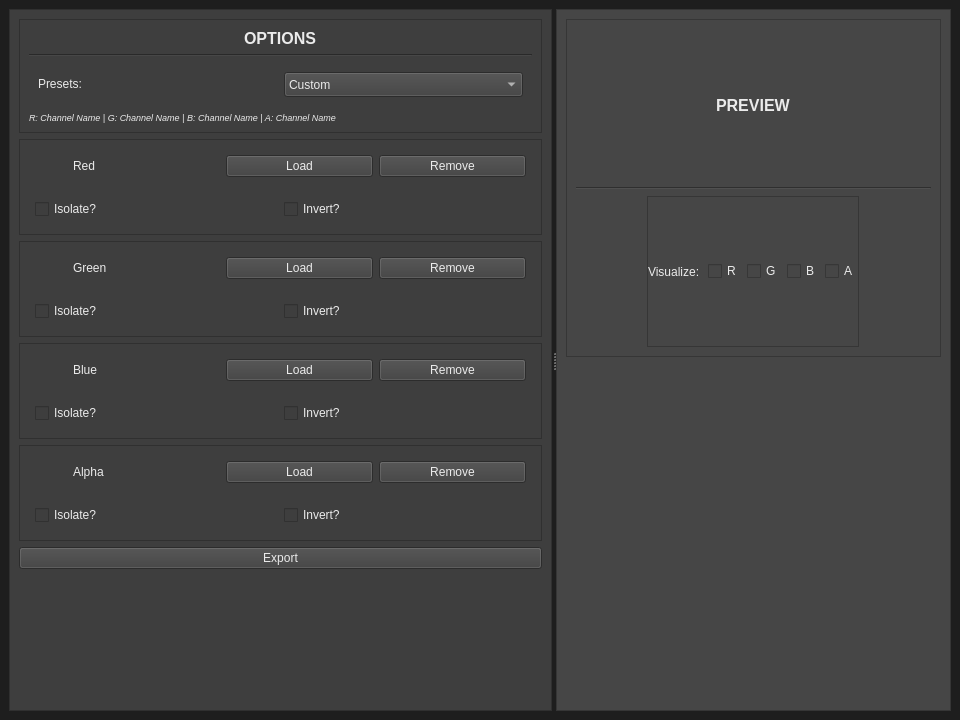
<?xml version="1.0" encoding="UTF-8"?>
<ui version="4.0">
 <class>MainWindow</class>
 <widget class="QMainWindow" name="MainWindow">
  <property name="windowModality">
   <enum>Qt::WindowModality::NonModal</enum>
  </property>
  <property name="enabled">
   <bool>true</bool>
  </property>
  <property name="geometry">
   <rect>
    <x>0</x>
    <y>0</y>
    <width>960</width>
    <height>720</height>
   </rect>
  </property>
  <property name="sizePolicy">
   <sizepolicy hsizetype="Expanding" vsizetype="Expanding">
    <horstretch>0</horstretch>
    <verstretch>0</verstretch>
   </sizepolicy>
  </property>
  <property name="minimumSize">
   <size>
    <width>960</width>
    <height>720</height>
   </size>
  </property>
  <property name="maximumSize">
   <size>
    <width>960</width>
    <height>720</height>
   </size>
  </property>
  <property name="windowTitle">
   <string>PaniCPacker</string>
  </property>
  <property name="autoFillBackground">
   <bool>false</bool>
  </property>
  <property name="styleSheet">
   <string notr="true">background:rgb(30, 30, 30)</string>
  </property>
  <property name="iconSize">
   <size>
    <width>15</width>
    <height>15</height>
   </size>
  </property>
  <property name="animated">
   <bool>true</bool>
  </property>
  <widget class="QWidget" name="centralwidget">
   <property name="sizePolicy">
    <sizepolicy hsizetype="Fixed" vsizetype="Fixed">
     <horstretch>0</horstretch>
     <verstretch>0</verstretch>
    </sizepolicy>
   </property>
   <property name="maximumSize">
    <size>
     <width>960</width>
     <height>720</height>
    </size>
   </property>
   <property name="styleSheet">
    <string notr="true">background-color: rgb(30,30,30)</string>
   </property>
   <layout class="QHBoxLayout" name="horizontalLayout">
    <item>
     <widget class="QSplitter" name="splitter">
      <property name="orientation">
       <enum>Qt::Orientation::Horizontal</enum>
      </property>
      <widget class="QFrame" name="f_OptionsPanel">
       <property name="sizePolicy">
        <sizepolicy hsizetype="Preferred" vsizetype="Preferred">
         <horstretch>0</horstretch>
         <verstretch>0</verstretch>
        </sizepolicy>
       </property>
       <property name="maximumSize">
        <size>
         <width>16777215</width>
         <height>16777215</height>
        </size>
       </property>
       <property name="styleSheet">
        <string notr="true">background-color:rgb(62, 62, 62);
color: rgb(235, 235, 235);</string>
       </property>
       <property name="frameShape">
        <enum>QFrame::Shape::StyledPanel</enum>
       </property>
       <property name="frameShadow">
        <enum>QFrame::Shadow::Raised</enum>
       </property>
       <layout class="QVBoxLayout" name="verticalLayout">
        <item>
         <widget class="QFrame" name="f_Header">
          <property name="sizePolicy">
           <sizepolicy hsizetype="Preferred" vsizetype="Maximum">
            <horstretch>0</horstretch>
            <verstretch>0</verstretch>
           </sizepolicy>
          </property>
          <property name="frameShape">
           <enum>QFrame::Shape::StyledPanel</enum>
          </property>
          <property name="frameShadow">
           <enum>QFrame::Shadow::Raised</enum>
          </property>
          <layout class="QVBoxLayout" name="verticalLayout_4">
           <item alignment="Qt::AlignmentFlag::AlignHCenter|Qt::AlignmentFlag::AlignVCenter">
            <widget class="QLabel" name="lbl_TitleOptions">
             <property name="font">
              <font>
               <pointsize>12</pointsize>
               <bold>true</bold>
              </font>
             </property>
             <property name="text">
              <string>OPTIONS</string>
             </property>
            </widget>
           </item>
           <item>
            <widget class="Line" name="line_Title">
             <property name="orientation">
              <enum>Qt::Orientation::Horizontal</enum>
             </property>
            </widget>
           </item>
           <item>
            <widget class="QWidget" name="_3_w_PresetSelector" native="true">
             <property name="sizePolicy">
              <sizepolicy hsizetype="Expanding" vsizetype="Maximum">
               <horstretch>0</horstretch>
               <verstretch>0</verstretch>
              </sizepolicy>
             </property>
             <layout class="QHBoxLayout" name="horizontalLayout_2">
              <item>
               <widget class="QLabel" name="lbl_Presets">
                <property name="sizePolicy">
                 <sizepolicy hsizetype="Preferred" vsizetype="Maximum">
                  <horstretch>0</horstretch>
                  <verstretch>0</verstretch>
                 </sizepolicy>
                </property>
                <property name="text">
                 <string>Presets:</string>
                </property>
               </widget>
              </item>
              <item>
               <widget class="QComboBox" name="cb_Presets">
                <property name="sizePolicy">
                 <sizepolicy hsizetype="Preferred" vsizetype="Maximum">
                  <horstretch>0</horstretch>
                  <verstretch>0</verstretch>
                 </sizepolicy>
                </property>
                <property name="minimumSize">
                 <size>
                  <width>0</width>
                  <height>25</height>
                 </size>
                </property>
                <item>
                 <property name="text">
                  <string>Custom</string>
                 </property>
                </item>
                <item>
                 <property name="text">
                  <string>ORM</string>
                 </property>
                </item>
                <item>
                 <property name="text">
                  <string>MRO</string>
                 </property>
                </item>
                <item>
                 <property name="text">
                  <string>Unity</string>
                 </property>
                </item>
               </widget>
              </item>
             </layout>
            </widget>
           </item>
           <item>
            <widget class="QLabel" name="lbl_PresetDescription">
             <property name="font">
              <font>
               <pointsize>7</pointsize>
               <italic>true</italic>
              </font>
             </property>
             <property name="text">
              <string>R: Channel Name | G: Channel Name | B: Channel Name | A: Channel Name</string>
             </property>
            </widget>
           </item>
          </layout>
         </widget>
        </item>
        <item>
         <widget class="QFrame" name="f_RedChannel">
          <property name="sizePolicy">
           <sizepolicy hsizetype="Preferred" vsizetype="Maximum">
            <horstretch>0</horstretch>
            <verstretch>0</verstretch>
           </sizepolicy>
          </property>
          <property name="frameShape">
           <enum>QFrame::Shape::StyledPanel</enum>
          </property>
          <property name="frameShadow">
           <enum>QFrame::Shadow::Raised</enum>
          </property>
          <layout class="QVBoxLayout" name="verticalLayout_6">
           <property name="spacing">
            <number>4</number>
           </property>
           <property name="leftMargin">
            <number>6</number>
           </property>
           <property name="topMargin">
            <number>6</number>
           </property>
           <property name="rightMargin">
            <number>6</number>
           </property>
           <property name="bottomMargin">
            <number>6</number>
           </property>
           <item>
            <widget class="QWidget" name="w_RedMainRow" native="true">
             <property name="sizePolicy">
              <sizepolicy hsizetype="Preferred" vsizetype="Maximum">
               <horstretch>0</horstretch>
               <verstretch>0</verstretch>
              </sizepolicy>
             </property>
             <layout class="QHBoxLayout" name="horizontalLayout_9">
              <item>
               <widget class="QLabel" name="lbl_RedPreview_4">
                <property name="sizePolicy">
                 <sizepolicy hsizetype="Fixed" vsizetype="Fixed">
                  <horstretch>0</horstretch>
                  <verstretch>0</verstretch>
                 </sizepolicy>
                </property>
                <property name="maximumSize">
                 <size>
                  <width>32</width>
                  <height>32</height>
                 </size>
                </property>
                <property name="text">
                 <string/>
                </property>
                <property name="pixmap">
                 <pixmap resource="resources.qrc">:/icons/red.png</pixmap>
                </property>
               </widget>
              </item>
              <item>
               <widget class="QLabel" name="lbl_RedTitle_4">
                <property name="text">
                 <string>Red</string>
                </property>
               </widget>
              </item>
              <item>
               <widget class="QPushButton" name="btn_Remove_4">
                <property name="text">
                 <string>Load</string>
                </property>
               </widget>
              </item>
              <item>
               <widget class="QPushButton" name="btn_Load_4">
                <property name="text">
                 <string>Remove</string>
                </property>
               </widget>
              </item>
             </layout>
            </widget>
           </item>
           <item>
            <widget class="QWidget" name="w_RedOptionsRow" native="true">
             <property name="sizePolicy">
              <sizepolicy hsizetype="Preferred" vsizetype="Maximum">
               <horstretch>0</horstretch>
               <verstretch>0</verstretch>
              </sizepolicy>
             </property>
             <layout class="QHBoxLayout" name="horizontalLayout_10">
              <item>
               <widget class="QCheckBox" name="tggle_Isolate_4">
                <property name="text">
                 <string>Isolate?</string>
                </property>
               </widget>
              </item>
              <item>
               <widget class="QCheckBox" name="tggle_Invert_4">
                <property name="text">
                 <string>Invert?</string>
                </property>
               </widget>
              </item>
             </layout>
            </widget>
           </item>
          </layout>
         </widget>
        </item>
        <item>
         <widget class="QFrame" name="f_GreenChannel">
          <property name="sizePolicy">
           <sizepolicy hsizetype="Preferred" vsizetype="Maximum">
            <horstretch>0</horstretch>
            <verstretch>0</verstretch>
           </sizepolicy>
          </property>
          <property name="frameShape">
           <enum>QFrame::Shape::StyledPanel</enum>
          </property>
          <property name="frameShadow">
           <enum>QFrame::Shadow::Raised</enum>
          </property>
          <layout class="QVBoxLayout" name="verticalLayout_2">
           <property name="spacing">
            <number>4</number>
           </property>
           <property name="leftMargin">
            <number>6</number>
           </property>
           <property name="topMargin">
            <number>6</number>
           </property>
           <property name="rightMargin">
            <number>6</number>
           </property>
           <property name="bottomMargin">
            <number>6</number>
           </property>
           <item>
            <widget class="QWidget" name="w_GreenMainRow" native="true">
             <property name="sizePolicy">
              <sizepolicy hsizetype="Preferred" vsizetype="Maximum">
               <horstretch>0</horstretch>
               <verstretch>0</verstretch>
              </sizepolicy>
             </property>
             <layout class="QHBoxLayout" name="horizontalLayout_3">
              <item>
               <widget class="QLabel" name="lbl_RedPreview">
                <property name="maximumSize">
                 <size>
                  <width>32</width>
                  <height>32</height>
                 </size>
                </property>
                <property name="text">
                 <string/>
                </property>
                <property name="pixmap">
                 <pixmap resource="resources.qrc">:/icons/green.png</pixmap>
                </property>
               </widget>
              </item>
              <item>
               <widget class="QLabel" name="lbl_RedTitle">
                <property name="styleSheet">
                 <string notr="true">fontcolor:rgb(241, 241, 241)</string>
                </property>
                <property name="text">
                 <string>Green</string>
                </property>
               </widget>
              </item>
              <item>
               <widget class="QPushButton" name="btn_Remove">
                <property name="text">
                 <string>Load</string>
                </property>
               </widget>
              </item>
              <item>
               <widget class="QPushButton" name="btn_Load">
                <property name="text">
                 <string>Remove</string>
                </property>
               </widget>
              </item>
             </layout>
            </widget>
           </item>
           <item>
            <widget class="QWidget" name="w_GreenOptionsRow" native="true">
             <property name="sizePolicy">
              <sizepolicy hsizetype="Preferred" vsizetype="Maximum">
               <horstretch>0</horstretch>
               <verstretch>0</verstretch>
              </sizepolicy>
             </property>
             <layout class="QHBoxLayout" name="horizontalLayout_4">
              <item>
               <widget class="QCheckBox" name="tggle_Isolate">
                <property name="text">
                 <string>Isolate?</string>
                </property>
               </widget>
              </item>
              <item>
               <widget class="QCheckBox" name="tggle_Invert">
                <property name="text">
                 <string>Invert?</string>
                </property>
               </widget>
              </item>
             </layout>
            </widget>
           </item>
          </layout>
         </widget>
        </item>
        <item>
         <widget class="QFrame" name="f_BlueChannel">
          <property name="sizePolicy">
           <sizepolicy hsizetype="Preferred" vsizetype="Maximum">
            <horstretch>0</horstretch>
            <verstretch>0</verstretch>
           </sizepolicy>
          </property>
          <property name="frameShape">
           <enum>QFrame::Shape::StyledPanel</enum>
          </property>
          <property name="frameShadow">
           <enum>QFrame::Shadow::Raised</enum>
          </property>
          <layout class="QVBoxLayout" name="verticalLayout_3">
           <property name="spacing">
            <number>4</number>
           </property>
           <property name="leftMargin">
            <number>6</number>
           </property>
           <property name="topMargin">
            <number>6</number>
           </property>
           <property name="rightMargin">
            <number>6</number>
           </property>
           <property name="bottomMargin">
            <number>6</number>
           </property>
           <item>
            <widget class="QWidget" name="w_BlueMainRow" native="true">
             <property name="sizePolicy">
              <sizepolicy hsizetype="Preferred" vsizetype="Maximum">
               <horstretch>0</horstretch>
               <verstretch>0</verstretch>
              </sizepolicy>
             </property>
             <layout class="QHBoxLayout" name="horizontalLayout_5">
              <item>
               <widget class="QLabel" name="lbl_RedPreview_2">
                <property name="maximumSize">
                 <size>
                  <width>32</width>
                  <height>32</height>
                 </size>
                </property>
                <property name="text">
                 <string/>
                </property>
                <property name="pixmap">
                 <pixmap resource="resources.qrc">:/icons/blue.png</pixmap>
                </property>
               </widget>
              </item>
              <item>
               <widget class="QLabel" name="lbl_RedTitle_2">
                <property name="text">
                 <string>Blue</string>
                </property>
               </widget>
              </item>
              <item>
               <widget class="QPushButton" name="btn_Remove_2">
                <property name="text">
                 <string>Load</string>
                </property>
               </widget>
              </item>
              <item>
               <widget class="QPushButton" name="btn_Load_2">
                <property name="text">
                 <string>Remove</string>
                </property>
               </widget>
              </item>
             </layout>
            </widget>
           </item>
           <item>
            <widget class="QWidget" name="w_BlueOptionsRow" native="true">
             <property name="sizePolicy">
              <sizepolicy hsizetype="Preferred" vsizetype="Maximum">
               <horstretch>0</horstretch>
               <verstretch>0</verstretch>
              </sizepolicy>
             </property>
             <layout class="QHBoxLayout" name="horizontalLayout_6">
              <item>
               <widget class="QCheckBox" name="tggle_Isolate_2">
                <property name="text">
                 <string>Isolate?</string>
                </property>
               </widget>
              </item>
              <item>
               <widget class="QCheckBox" name="tggle_Invert_2">
                <property name="text">
                 <string>Invert?</string>
                </property>
               </widget>
              </item>
             </layout>
            </widget>
           </item>
          </layout>
         </widget>
        </item>
        <item>
         <widget class="QFrame" name="f_AlphaChannel">
          <property name="sizePolicy">
           <sizepolicy hsizetype="Preferred" vsizetype="Maximum">
            <horstretch>0</horstretch>
            <verstretch>0</verstretch>
           </sizepolicy>
          </property>
          <property name="frameShape">
           <enum>QFrame::Shape::StyledPanel</enum>
          </property>
          <property name="frameShadow">
           <enum>QFrame::Shadow::Raised</enum>
          </property>
          <layout class="QVBoxLayout" name="verticalLayout_5">
           <property name="spacing">
            <number>4</number>
           </property>
           <property name="leftMargin">
            <number>6</number>
           </property>
           <property name="topMargin">
            <number>6</number>
           </property>
           <property name="rightMargin">
            <number>6</number>
           </property>
           <property name="bottomMargin">
            <number>6</number>
           </property>
           <item>
            <widget class="QWidget" name="w_AlphaMainRow" native="true">
             <property name="sizePolicy">
              <sizepolicy hsizetype="Preferred" vsizetype="Maximum">
               <horstretch>0</horstretch>
               <verstretch>0</verstretch>
              </sizepolicy>
             </property>
             <layout class="QHBoxLayout" name="horizontalLayout_7">
              <item>
               <widget class="QLabel" name="lbl_AlphaPreview">
                <property name="maximumSize">
                 <size>
                  <width>32</width>
                  <height>32</height>
                 </size>
                </property>
                <property name="text">
                 <string/>
                </property>
                <property name="pixmap">
                 <pixmap resource="resources.qrc">:/icons/alpha.png</pixmap>
                </property>
                <property name="scaledContents">
                 <bool>true</bool>
                </property>
               </widget>
              </item>
              <item>
               <widget class="QLabel" name="lbl_AlphaTitle">
                <property name="text">
                 <string>Alpha</string>
                </property>
               </widget>
              </item>
              <item>
               <widget class="QPushButton" name="btn_Remove_3">
                <property name="text">
                 <string>Load</string>
                </property>
               </widget>
              </item>
              <item>
               <widget class="QPushButton" name="btn_Load_3">
                <property name="text">
                 <string>Remove</string>
                </property>
               </widget>
              </item>
             </layout>
            </widget>
           </item>
           <item>
            <widget class="QWidget" name="w_AlphaOptionsRow" native="true">
             <property name="sizePolicy">
              <sizepolicy hsizetype="Preferred" vsizetype="Maximum">
               <horstretch>0</horstretch>
               <verstretch>0</verstretch>
              </sizepolicy>
             </property>
             <layout class="QHBoxLayout" name="horizontalLayout_8">
              <item>
               <widget class="QCheckBox" name="tggle_Isolate_3">
                <property name="text">
                 <string>Isolate?</string>
                </property>
               </widget>
              </item>
              <item>
               <widget class="QCheckBox" name="tggle_Invert_3">
                <property name="text">
                 <string>Invert?</string>
                </property>
               </widget>
              </item>
             </layout>
            </widget>
           </item>
          </layout>
         </widget>
        </item>
        <item>
         <widget class="QPushButton" name="btn_Export">
          <property name="text">
           <string>Export</string>
          </property>
          <property name="checkable">
           <bool>false</bool>
          </property>
          <property name="flat">
           <bool>false</bool>
          </property>
         </widget>
        </item>
        <item>
         <widget class="QLabel" name="img_tool">
          <property name="sizePolicy">
           <sizepolicy hsizetype="Preferred" vsizetype="Preferred">
            <horstretch>0</horstretch>
            <verstretch>0</verstretch>
           </sizepolicy>
          </property>
          <property name="text">
           <string/>
          </property>
          <property name="pixmap">
           <pixmap resource="resources.qrc">:/resources/banner_app.png</pixmap>
          </property>
          <property name="scaledContents">
           <bool>true</bool>
          </property>
         </widget>
        </item>
       </layout>
      </widget>
      <widget class="QFrame" name="f_PreviewPanel">
       <property name="styleSheet">
        <string notr="true">background-color:rgb(70,70,70);
color: rgb(235, 235, 235)</string>
       </property>
       <property name="frameShape">
        <enum>QFrame::Shape::StyledPanel</enum>
       </property>
       <property name="frameShadow">
        <enum>QFrame::Shadow::Raised</enum>
       </property>
       <layout class="QVBoxLayout" name="verticalLayout_8">
        <item>
         <widget class="QFrame" name="f_header">
          <property name="frameShape">
           <enum>QFrame::Shape::StyledPanel</enum>
          </property>
          <property name="frameShadow">
           <enum>QFrame::Shadow::Raised</enum>
          </property>
          <layout class="QVBoxLayout" name="verticalLayout_7">
           <item alignment="Qt::AlignmentFlag::AlignHCenter">
            <widget class="QLabel" name="lbl_TitlePreview">
             <property name="font">
              <font>
               <pointsize>12</pointsize>
               <bold>true</bold>
              </font>
             </property>
             <property name="text">
              <string>PREVIEW</string>
             </property>
            </widget>
           </item>
           <item>
            <widget class="Line" name="line">
             <property name="orientation">
              <enum>Qt::Orientation::Horizontal</enum>
             </property>
            </widget>
           </item>
           <item alignment="Qt::AlignmentFlag::AlignHCenter">
            <widget class="QFrame" name="f_VisualizeOptions">
             <property name="sizePolicy">
              <sizepolicy hsizetype="Fixed" vsizetype="Minimum">
               <horstretch>0</horstretch>
               <verstretch>0</verstretch>
              </sizepolicy>
             </property>
             <property name="frameShape">
              <enum>QFrame::Shape::StyledPanel</enum>
             </property>
             <property name="frameShadow">
              <enum>QFrame::Shadow::Raised</enum>
             </property>
             <layout class="QHBoxLayout" name="horizontalLayout_11">
              <property name="spacing">
               <number>5</number>
              </property>
              <property name="leftMargin">
               <number>0</number>
              </property>
              <property name="topMargin">
               <number>0</number>
              </property>
              <property name="rightMargin">
               <number>0</number>
              </property>
              <property name="bottomMargin">
               <number>0</number>
              </property>
              <item>
               <widget class="QLabel" name="lbl_visualize">
                <property name="sizePolicy">
                 <sizepolicy hsizetype="Maximum" vsizetype="Preferred">
                  <horstretch>0</horstretch>
                  <verstretch>0</verstretch>
                 </sizepolicy>
                </property>
                <property name="text">
                 <string>Visualize: </string>
                </property>
               </widget>
              </item>
              <item>
               <widget class="QCheckBox" name="btn_r">
                <property name="sizePolicy">
                 <sizepolicy hsizetype="Maximum" vsizetype="Fixed">
                  <horstretch>0</horstretch>
                  <verstretch>0</verstretch>
                 </sizepolicy>
                </property>
                <property name="text">
                 <string>R</string>
                </property>
               </widget>
              </item>
              <item>
               <widget class="QCheckBox" name="btn_g">
                <property name="sizePolicy">
                 <sizepolicy hsizetype="Maximum" vsizetype="Fixed">
                  <horstretch>0</horstretch>
                  <verstretch>0</verstretch>
                 </sizepolicy>
                </property>
                <property name="text">
                 <string>G</string>
                </property>
               </widget>
              </item>
              <item>
               <widget class="QCheckBox" name="btn_b">
                <property name="sizePolicy">
                 <sizepolicy hsizetype="Maximum" vsizetype="Fixed">
                  <horstretch>0</horstretch>
                  <verstretch>0</verstretch>
                 </sizepolicy>
                </property>
                <property name="text">
                 <string>B</string>
                </property>
               </widget>
              </item>
              <item>
               <widget class="QCheckBox" name="btn_a">
                <property name="sizePolicy">
                 <sizepolicy hsizetype="Maximum" vsizetype="Fixed">
                  <horstretch>0</horstretch>
                  <verstretch>0</verstretch>
                 </sizepolicy>
                </property>
                <property name="text">
                 <string>A</string>
                </property>
               </widget>
              </item>
             </layout>
            </widget>
           </item>
          </layout>
         </widget>
        </item>
        <item>
         <widget class="QLabel" name="label">
          <property name="text">
           <string/>
          </property>
          <property name="pixmap">
           <pixmap resource="resources.qrc">:/resources/background.png</pixmap>
          </property>
          <property name="scaledContents">
           <bool>true</bool>
          </property>
         </widget>
        </item>
       </layout>
      </widget>
     </widget>
    </item>
   </layout>
  </widget>
 </widget>
 <resources>
  <include location="resources.qrc"/>
 </resources>
 <connections/>
</ui>
